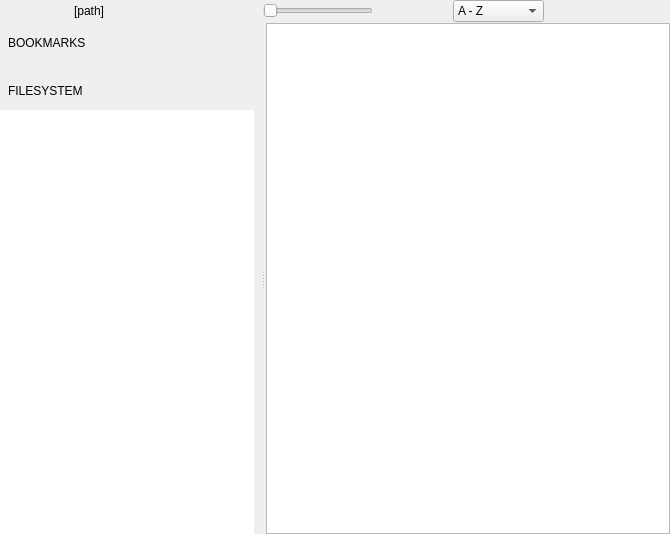
<?xml version="1.0" encoding="UTF-8"?>
<ui version="4.0">
 <class>FolderView</class>
 <widget class="QWidget" name="FolderView">
  <property name="geometry">
   <rect>
    <x>0</x>
    <y>0</y>
    <width>670</width>
    <height>534</height>
   </rect>
  </property>
  <property name="focusPolicy">
   <enum>Qt::StrongFocus</enum>
  </property>
  <property name="windowTitle">
   <string>Form</string>
  </property>
  <layout class="QVBoxLayout" name="verticalLayout">
   <property name="spacing">
    <number>0</number>
   </property>
   <property name="leftMargin">
    <number>0</number>
   </property>
   <property name="topMargin">
    <number>0</number>
   </property>
   <property name="rightMargin">
    <number>0</number>
   </property>
   <property name="bottomMargin">
    <number>0</number>
   </property>
   <item>
    <widget class="QWidget" name="topBar" native="true">
     <property name="sizePolicy">
      <sizepolicy hsizetype="Preferred" vsizetype="Fixed">
       <horstretch>0</horstretch>
       <verstretch>0</verstretch>
      </sizepolicy>
     </property>
     <property name="accessibleName">
      <string notr="true">FolderViewTopBar</string>
     </property>
     <layout class="QHBoxLayout" name="horizontalLayout_5">
      <property name="spacing">
       <number>0</number>
      </property>
      <property name="leftMargin">
       <number>0</number>
      </property>
      <property name="topMargin">
       <number>0</number>
      </property>
      <property name="rightMargin">
       <number>0</number>
      </property>
      <property name="bottomMargin">
       <number>0</number>
      </property>
      <item>
       <widget class="ActionButton" name="togglePlacesPanelButton" native="true">
        <property name="sizePolicy">
         <sizepolicy hsizetype="Fixed" vsizetype="Expanding">
          <horstretch>0</horstretch>
          <verstretch>0</verstretch>
         </sizepolicy>
        </property>
        <property name="minimumSize">
         <size>
          <width>40</width>
          <height>0</height>
         </size>
        </property>
        <property name="maximumSize">
         <size>
          <width>40</width>
          <height>16777215</height>
         </size>
        </property>
        <property name="accessibleName">
         <string notr="true">CheckableButtonLE</string>
        </property>
       </widget>
      </item>
      <item>
       <widget class="QWidget" name="pathBar" native="true">
        <property name="sizePolicy">
         <sizepolicy hsizetype="Minimum" vsizetype="Expanding">
          <horstretch>0</horstretch>
          <verstretch>0</verstretch>
         </sizepolicy>
        </property>
        <property name="accessibleName">
         <string notr="true">PathBar</string>
        </property>
        <layout class="QHBoxLayout" name="horizontalLayout">
         <property name="spacing">
          <number>0</number>
         </property>
         <property name="leftMargin">
          <number>0</number>
         </property>
         <property name="topMargin">
          <number>0</number>
         </property>
         <property name="rightMargin">
          <number>0</number>
         </property>
         <property name="bottomMargin">
          <number>0</number>
         </property>
         <item>
          <widget class="ActionButton" name="upButton" native="true">
           <property name="sizePolicy">
            <sizepolicy hsizetype="Fixed" vsizetype="Expanding">
             <horstretch>0</horstretch>
             <verstretch>0</verstretch>
            </sizepolicy>
           </property>
           <property name="minimumSize">
            <size>
             <width>34</width>
             <height>0</height>
            </size>
           </property>
           <property name="maximumSize">
            <size>
             <width>34</width>
             <height>16777215</height>
            </size>
           </property>
           <property name="accessibleName">
            <string notr="true">PathBarButton</string>
           </property>
          </widget>
         </item>
         <item>
          <widget class="QLabel" name="pathLabel">
           <property name="cursor">
            <cursorShape>IBeamCursor</cursorShape>
           </property>
           <property name="text">
            <string>[path]</string>
           </property>
          </widget>
         </item>
        </layout>
       </widget>
      </item>
      <item>
       <spacer name="pathbarSpacer">
        <property name="orientation">
         <enum>Qt::Horizontal</enum>
        </property>
        <property name="sizeType">
         <enum>QSizePolicy::MinimumExpanding</enum>
        </property>
        <property name="sizeHint" stdset="0">
         <size>
          <width>0</width>
          <height>20</height>
         </size>
        </property>
       </spacer>
      </item>
      <item>
       <widget class="QSlider" name="zoomSlider">
        <property name="sizePolicy">
         <sizepolicy hsizetype="Fixed" vsizetype="Fixed">
          <horstretch>0</horstretch>
          <verstretch>0</verstretch>
         </sizepolicy>
        </property>
        <property name="minimumSize">
         <size>
          <width>110</width>
          <height>0</height>
         </size>
        </property>
        <property name="maximumSize">
         <size>
          <width>110</width>
          <height>16777215</height>
         </size>
        </property>
        <property name="focusPolicy">
         <enum>Qt::NoFocus</enum>
        </property>
        <property name="contextMenuPolicy">
         <enum>Qt::NoContextMenu</enum>
        </property>
        <property name="accessibleName">
         <string>FolderViewSlider</string>
        </property>
        <property name="orientation">
         <enum>Qt::Horizontal</enum>
        </property>
        <property name="tickPosition">
         <enum>QSlider::NoTicks</enum>
        </property>
       </widget>
      </item>
      <item>
       <spacer name="zoomSliderSpacer">
        <property name="orientation">
         <enum>Qt::Horizontal</enum>
        </property>
        <property name="sizeType">
         <enum>QSizePolicy::Fixed</enum>
        </property>
        <property name="sizeHint" stdset="0">
         <size>
          <width>3</width>
          <height>20</height>
         </size>
        </property>
       </spacer>
      </item>
      <item>
       <widget class="IconButton" name="optionsPopupButton" native="true">
        <property name="sizePolicy">
         <sizepolicy hsizetype="Fixed" vsizetype="Expanding">
          <horstretch>0</horstretch>
          <verstretch>0</verstretch>
         </sizepolicy>
        </property>
        <property name="minimumSize">
         <size>
          <width>38</width>
          <height>0</height>
         </size>
        </property>
        <property name="maximumSize">
         <size>
          <width>38</width>
          <height>16777215</height>
         </size>
        </property>
        <property name="accessibleName">
         <string>CheckableButton</string>
        </property>
       </widget>
      </item>
      <item>
       <widget class="IconButton" name="flattenButton" native="true">
        <property name="sizePolicy">
         <sizepolicy hsizetype="Fixed" vsizetype="Expanding">
          <horstretch>0</horstretch>
          <verstretch>0</verstretch>
         </sizepolicy>
        </property>
        <property name="minimumSize">
         <size>
          <width>38</width>
          <height>0</height>
         </size>
        </property>
        <property name="maximumSize">
         <size>
          <width>38</width>
          <height>16777215</height>
         </size>
        </property>
        <property name="toolTip">
         <string>Flatten directory tree</string>
        </property>
        <property name="accessibleName">
         <string>CheckableButton</string>
        </property>
       </widget>
      </item>
      <item>
       <spacer name="horizontalSpacer_3">
        <property name="orientation">
         <enum>Qt::Horizontal</enum>
        </property>
        <property name="sizeType">
         <enum>QSizePolicy::Maximum</enum>
        </property>
        <property name="sizeHint" stdset="0">
         <size>
          <width>1</width>
          <height>20</height>
         </size>
        </property>
       </spacer>
      </item>
      <item>
       <widget class="StyledComboBox" name="sortingComboBox">
        <property name="sizePolicy">
         <sizepolicy hsizetype="Preferred" vsizetype="MinimumExpanding">
          <horstretch>0</horstretch>
          <verstretch>0</verstretch>
         </sizepolicy>
        </property>
        <property name="contextMenuPolicy">
         <enum>Qt::NoContextMenu</enum>
        </property>
        <property name="accessibleName">
         <string>PanelComboBox</string>
        </property>
        <property name="frame">
         <bool>true</bool>
        </property>
        <item>
         <property name="text">
          <string>A - Z</string>
         </property>
        </item>
        <item>
         <property name="text">
          <string>Z - A</string>
         </property>
        </item>
        <item>
         <property name="text">
          <string>Size</string>
         </property>
        </item>
        <item>
         <property name="text">
          <string>Size (desc)</string>
         </property>
        </item>
        <item>
         <property name="text">
          <string>Oldest</string>
         </property>
        </item>
        <item>
         <property name="text">
          <string>Newest</string>
         </property>
        </item>
       </widget>
      </item>
      <item>
       <spacer name="horizontalSpacer_2">
        <property name="orientation">
         <enum>Qt::Horizontal</enum>
        </property>
        <property name="sizeType">
         <enum>QSizePolicy::Fixed</enum>
        </property>
        <property name="sizeHint" stdset="0">
         <size>
          <width>8</width>
          <height>20</height>
         </size>
        </property>
       </spacer>
      </item>
      <item>
       <widget class="ActionButton" name="docViewButton" native="true">
        <property name="sizePolicy">
         <sizepolicy hsizetype="Fixed" vsizetype="Expanding">
          <horstretch>0</horstretch>
          <verstretch>0</verstretch>
         </sizepolicy>
        </property>
        <property name="minimumSize">
         <size>
          <width>38</width>
          <height>0</height>
         </size>
        </property>
        <property name="maximumSize">
         <size>
          <width>38</width>
          <height>16777215</height>
         </size>
        </property>
        <property name="accessibleName">
         <string>PanelButton</string>
        </property>
       </widget>
      </item>
      <item>
       <widget class="ActionButton" name="settingsButton" native="true">
        <property name="sizePolicy">
         <sizepolicy hsizetype="Fixed" vsizetype="Expanding">
          <horstretch>0</horstretch>
          <verstretch>0</verstretch>
         </sizepolicy>
        </property>
        <property name="minimumSize">
         <size>
          <width>38</width>
          <height>0</height>
         </size>
        </property>
        <property name="maximumSize">
         <size>
          <width>38</width>
          <height>16777215</height>
         </size>
        </property>
        <property name="accessibleName">
         <string>PanelButton</string>
        </property>
       </widget>
      </item>
      <item>
       <spacer name="panelRightEdgeSpacer">
        <property name="orientation">
         <enum>Qt::Horizontal</enum>
        </property>
        <property name="sizeType">
         <enum>QSizePolicy::Fixed</enum>
        </property>
        <property name="sizeHint" stdset="0">
         <size>
          <width>2</width>
          <height>20</height>
         </size>
        </property>
       </spacer>
      </item>
      <item>
       <widget class="ActionButton" name="exitButton" native="true">
        <property name="sizePolicy">
         <sizepolicy hsizetype="Fixed" vsizetype="Expanding">
          <horstretch>0</horstretch>
          <verstretch>0</verstretch>
         </sizepolicy>
        </property>
        <property name="minimumSize">
         <size>
          <width>40</width>
          <height>0</height>
         </size>
        </property>
        <property name="maximumSize">
         <size>
          <width>40</width>
          <height>16777215</height>
         </size>
        </property>
        <property name="accessibleName">
         <string>PanelButtonRE</string>
        </property>
       </widget>
      </item>
     </layout>
    </widget>
   </item>
   <item>
    <widget class="QWidget" name="contentsWidget" native="true">
     <property name="sizePolicy">
      <sizepolicy hsizetype="MinimumExpanding" vsizetype="MinimumExpanding">
       <horstretch>0</horstretch>
       <verstretch>0</verstretch>
      </sizepolicy>
     </property>
     <property name="accessibleName">
      <string notr="true">FolderViewContents</string>
     </property>
     <layout class="QHBoxLayout" name="horizontalLayout_7">
      <property name="spacing">
       <number>0</number>
      </property>
      <property name="leftMargin">
       <number>0</number>
      </property>
      <property name="topMargin">
       <number>1</number>
      </property>
      <property name="rightMargin">
       <number>0</number>
      </property>
      <property name="bottomMargin">
       <number>0</number>
      </property>
      <item>
       <widget class="QSplitter" name="splitter">
        <property name="accessibleName">
         <string notr="true">FolderViewSplitter</string>
        </property>
        <property name="orientation">
         <enum>Qt::Horizontal</enum>
        </property>
        <property name="handleWidth">
         <number>6</number>
        </property>
        <property name="childrenCollapsible">
         <bool>false</bool>
        </property>
        <widget class="QWidget" name="placesPanel" native="true">
         <property name="sizePolicy">
          <sizepolicy hsizetype="Preferred" vsizetype="Preferred">
           <horstretch>0</horstretch>
           <verstretch>0</verstretch>
          </sizepolicy>
         </property>
         <property name="minimumSize">
          <size>
           <width>260</width>
           <height>0</height>
          </size>
         </property>
         <property name="accessibleName">
          <string>PlacesPanel</string>
         </property>
         <layout class="QVBoxLayout" name="verticalLayout_2">
          <property name="spacing">
           <number>6</number>
          </property>
          <property name="sizeConstraint">
           <enum>QLayout::SetDefaultConstraint</enum>
          </property>
          <property name="leftMargin">
           <number>0</number>
          </property>
          <property name="topMargin">
           <number>7</number>
          </property>
          <property name="rightMargin">
           <number>6</number>
          </property>
          <property name="bottomMargin">
           <number>0</number>
          </property>
          <item>
           <layout class="QHBoxLayout" name="horizontalLayout_3">
            <property name="spacing">
             <number>16</number>
            </property>
            <property name="leftMargin">
             <number>8</number>
            </property>
            <property name="topMargin">
             <number>0</number>
            </property>
            <property name="rightMargin">
             <number>5</number>
            </property>
            <property name="bottomMargin">
             <number>0</number>
            </property>
            <item>
             <widget class="ClickableLabel" name="bookmarksLabel">
              <property name="sizePolicy">
               <sizepolicy hsizetype="MinimumExpanding" vsizetype="Preferred">
                <horstretch>0</horstretch>
                <verstretch>0</verstretch>
               </sizepolicy>
              </property>
              <property name="cursor">
               <cursorShape>PointingHandCursor</cursorShape>
              </property>
              <property name="mouseTracking">
               <bool>true</bool>
              </property>
              <property name="accessibleName">
               <string notr="true">PanelSectionHeader</string>
              </property>
              <property name="text">
               <string>BOOKMARKS</string>
              </property>
             </widget>
            </item>
            <item>
             <widget class="IconButton" name="newBookmarkButton" native="true">
              <property name="minimumSize">
               <size>
                <width>26</width>
                <height>26</height>
               </size>
              </property>
              <property name="maximumSize">
               <size>
                <width>26</width>
                <height>26</height>
               </size>
              </property>
              <property name="accessibleName">
               <string>PlacesPanelButton</string>
              </property>
             </widget>
            </item>
           </layout>
          </item>
          <item>
           <widget class="BookmarksWidget" name="bookmarksWidget" native="true"/>
          </item>
          <item>
           <spacer name="placesPanelSpacer">
            <property name="orientation">
             <enum>Qt::Vertical</enum>
            </property>
            <property name="sizeType">
             <enum>QSizePolicy::Fixed</enum>
            </property>
            <property name="sizeHint" stdset="0">
             <size>
              <width>20</width>
              <height>10</height>
             </size>
            </property>
           </spacer>
          </item>
          <item>
           <layout class="QHBoxLayout" name="horizontalLayout_6">
            <property name="spacing">
             <number>16</number>
            </property>
            <property name="leftMargin">
             <number>8</number>
            </property>
            <property name="topMargin">
             <number>0</number>
            </property>
            <property name="rightMargin">
             <number>5</number>
            </property>
            <property name="bottomMargin">
             <number>0</number>
            </property>
            <item>
             <widget class="ClickableLabel" name="directoriesLabel">
              <property name="sizePolicy">
               <sizepolicy hsizetype="MinimumExpanding" vsizetype="Preferred">
                <horstretch>0</horstretch>
                <verstretch>0</verstretch>
               </sizepolicy>
              </property>
              <property name="cursor">
               <cursorShape>PointingHandCursor</cursorShape>
              </property>
              <property name="mouseTracking">
               <bool>true</bool>
              </property>
              <property name="accessibleName">
               <string notr="true">PanelSectionHeader</string>
              </property>
              <property name="text">
               <string>FILESYSTEM</string>
              </property>
             </widget>
            </item>
            <item>
             <layout class="QHBoxLayout" name="horizontalLayout_8">
              <property name="spacing">
               <number>0</number>
              </property>
              <property name="leftMargin">
               <number>0</number>
              </property>
              <item>
               <widget class="IconButton" name="rootButton" native="true">
                <property name="minimumSize">
                 <size>
                  <width>26</width>
                  <height>26</height>
                 </size>
                </property>
                <property name="maximumSize">
                 <size>
                  <width>26</width>
                  <height>26</height>
                 </size>
                </property>
                <property name="accessibleName">
                 <string>PlacesPanelButton</string>
                </property>
               </widget>
              </item>
              <item>
               <widget class="IconButton" name="homeButton" native="true">
                <property name="minimumSize">
                 <size>
                  <width>26</width>
                  <height>26</height>
                 </size>
                </property>
                <property name="maximumSize">
                 <size>
                  <width>26</width>
                  <height>26</height>
                 </size>
                </property>
                <property name="accessibleName">
                 <string>PlacesPanelButton</string>
                </property>
               </widget>
              </item>
             </layout>
            </item>
           </layout>
          </item>
          <item>
           <widget class="TreeViewCustom" name="dirTreeView">
            <property name="sizePolicy">
             <sizepolicy hsizetype="Preferred" vsizetype="Expanding">
              <horstretch>0</horstretch>
              <verstretch>2</verstretch>
             </sizepolicy>
            </property>
            <property name="minimumSize">
             <size>
              <width>1</width>
              <height>1</height>
             </size>
            </property>
            <property name="frameShape">
             <enum>QFrame::NoFrame</enum>
            </property>
            <property name="verticalScrollBarPolicy">
             <enum>Qt::ScrollBarAsNeeded</enum>
            </property>
            <property name="horizontalScrollBarPolicy">
             <enum>Qt::ScrollBarAlwaysOff</enum>
            </property>
            <property name="sizeAdjustPolicy">
             <enum>QAbstractScrollArea::AdjustToContents</enum>
            </property>
            <property name="uniformRowHeights">
             <bool>true</bool>
            </property>
            <property name="animated">
             <bool>false</bool>
            </property>
            <property name="headerHidden">
             <bool>true</bool>
            </property>
            <property name="expandsOnDoubleClick">
             <bool>true</bool>
            </property>
            <attribute name="headerVisible">
             <bool>false</bool>
            </attribute>
           </widget>
          </item>
          <item>
           <spacer name="verticalSpacer">
            <property name="orientation">
             <enum>Qt::Vertical</enum>
            </property>
            <property name="sizeType">
             <enum>QSizePolicy::MinimumExpanding</enum>
            </property>
            <property name="sizeHint" stdset="0">
             <size>
              <width>20</width>
              <height>0</height>
             </size>
            </property>
           </spacer>
          </item>
         </layout>
        </widget>
        <widget class="QWidget" name="thumbnailGridHolder" native="true">
         <layout class="QHBoxLayout" name="horizontalLayout_2">
          <property name="spacing">
           <number>0</number>
          </property>
          <property name="leftMargin">
           <number>0</number>
          </property>
          <property name="topMargin">
           <number>0</number>
          </property>
          <property name="rightMargin">
           <number>0</number>
          </property>
          <property name="bottomMargin">
           <number>0</number>
          </property>
          <item>
           <widget class="FolderGridView" name="thumbnailGrid">
            <property name="minimumSize">
             <size>
              <width>200</width>
              <height>0</height>
             </size>
            </property>
           </widget>
          </item>
         </layout>
        </widget>
       </widget>
      </item>
     </layout>
    </widget>
   </item>
  </layout>
 </widget>
 <customwidgets>
  <customwidget>
   <class>ClickableLabel</class>
   <extends>QLabel</extends>
   <header>gui/customwidgets/clickablelabel.h</header>
   <slots>
    <signal>clicked()</signal>
   </slots>
  </customwidget>
  <customwidget>
   <class>StyledComboBox</class>
   <extends>QComboBox</extends>
   <header>gui/customwidgets/styledcombobox.h</header>
  </customwidget>
  <customwidget>
   <class>ActionButton</class>
   <extends>QWidget</extends>
   <header>gui/customwidgets/actionbutton.h</header>
   <container>1</container>
  </customwidget>
  <customwidget>
   <class>FolderGridView</class>
   <extends>QGraphicsView</extends>
   <header>gui/folderview/foldergridview.h</header>
  </customwidget>
  <customwidget>
   <class>TreeViewCustom</class>
   <extends>QTreeView</extends>
   <header>gui/folderview/treeviewcustom.h</header>
  </customwidget>
  <customwidget>
   <class>BookmarksWidget</class>
   <extends>QWidget</extends>
   <header>gui/folderview/bookmarkswidget.h</header>
   <container>1</container>
  </customwidget>
  <customwidget>
   <class>IconButton</class>
   <extends>QWidget</extends>
   <header>gui/customwidgets/iconbutton.h</header>
   <container>1</container>
  </customwidget>
 </customwidgets>
 <resources/>
 <connections>
  <connection>
   <sender>bookmarksLabel</sender>
   <signal>clicked()</signal>
   <receiver>FolderView</receiver>
   <slot>toggleBookmarks()</slot>
   <hints>
    <hint type="sourcelabel">
     <x>54</x>
     <y>58</y>
    </hint>
    <hint type="destinationlabel">
     <x>-5</x>
     <y>63</y>
    </hint>
   </hints>
  </connection>
  <connection>
   <sender>directoriesLabel</sender>
   <signal>clicked()</signal>
   <receiver>FolderView</receiver>
   <slot>toggleFilesystemView()</slot>
   <hints>
    <hint type="sourcelabel">
     <x>44</x>
     <y>234</y>
    </hint>
    <hint type="destinationlabel">
     <x>-10</x>
     <y>166</y>
    </hint>
   </hints>
  </connection>
  <connection>
   <sender>dirTreeView</sender>
   <signal>clicked(QModelIndex)</signal>
   <receiver>FolderView</receiver>
   <slot>onTreeViewClicked(QModelIndex)</slot>
   <hints>
    <hint type="sourcelabel">
     <x>106</x>
     <y>298</y>
    </hint>
    <hint type="destinationlabel">
     <x>11</x>
     <y>39</y>
    </hint>
   </hints>
  </connection>
 </connections>
 <slots>
  <slot>onTreeViewClicked(QModelIndex)</slot>
  <slot>toggleBookmarks()</slot>
  <slot>toggleFilesystemView()</slot>
 </slots>
</ui>
